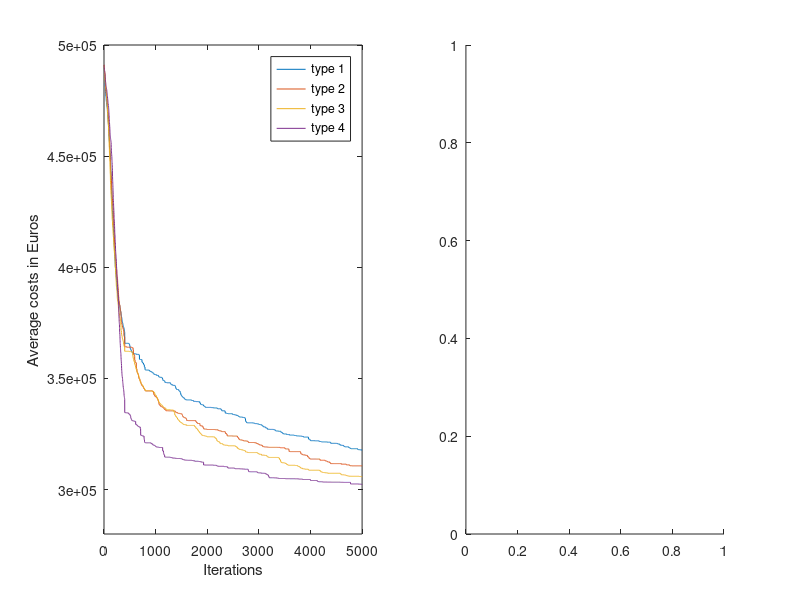

Reproduce this figure in MATLAB. (Note: this script raises an error after producing the figure.)
clear all; clc; close all

load type1
type1 = RESULTS;
load type2
type2 = RESULTS;
load type3
type3 = RESULTS;
load type4
type4 = RESULTS;
clear RESULTS

%%

z = zeros(4,5001);
for i = 1:5
    x(i,1) = type1(i).objectives(19,end);
    x(i,2) = type2(i).objectives(19,end);
    x(i,3) = type3(i).objectives(19,end);
    x(i,4) = type4(i).objectives(19,end);
    
    z(1,:) = z(1,:) + type1(i).objectives(19,:);
    z(2,:) = z(2,:) + type2(i).objectives(19,:);
    z(3,:) = z(3,:) + type3(i).objectives(19,:);
    z(4,:) = z(4,:) + type4(i).objectives(19,:);
   
end 
z=z/5;



[~,I] = min(x);

y(1,:) = type1(I(1)).objectives(19,:);
y(2,:) = type2(I(2)).objectives(19,:);
y(3,:) = type3(I(3)).objectives(19,:);
y(4,:) = type4(I(4)).objectives(19,:);

figure()
subplot(1,2,1)
plot(z')
legend('type 1','type 2', 'type 3', 'type 4')
xlabel('Iterations')
ylabel('Average costs in Euros')
axis([0 5000 2.8e5 5e5])

subplot(1,2,2)
boxplot(x,{'type 1','type 2', 'type 3', 'type 4'})
xlabel('Types of initial 15 particles')
ylabel('Costs in Euros after 5000 iterations')